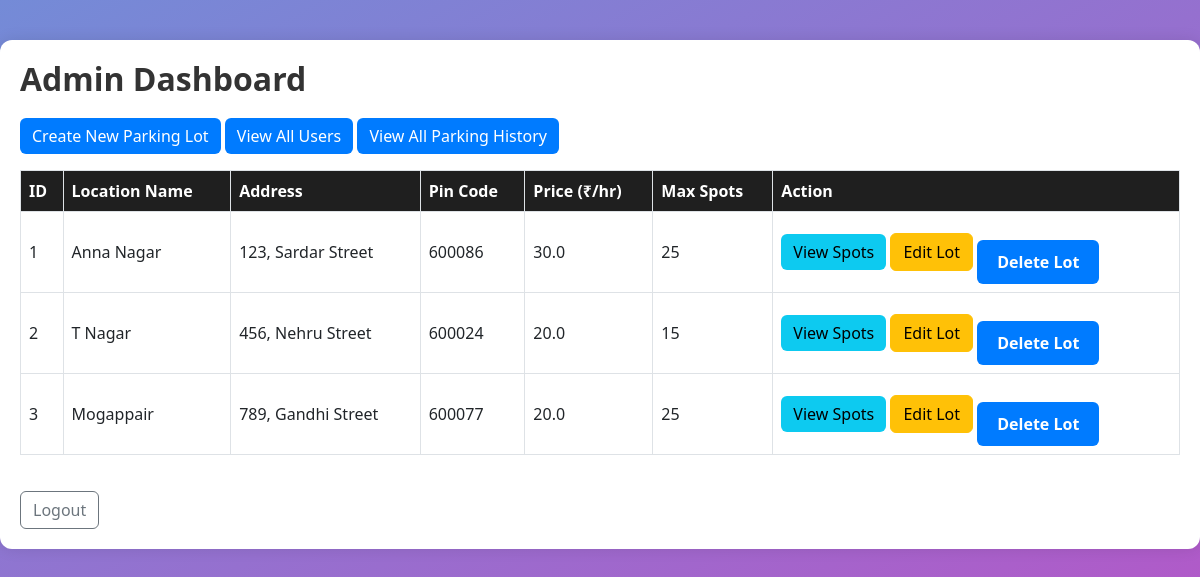
The app's page /admin/dashboard (signed in), older data.
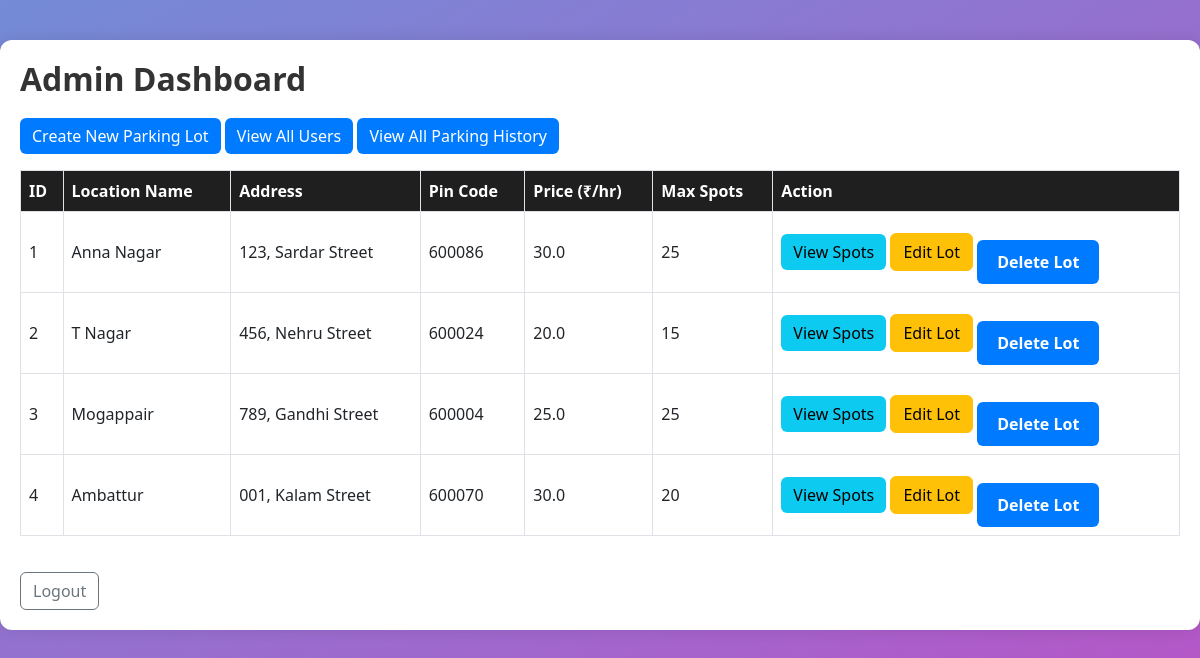
The same page, newer data.
### models/models.py (models this page shows)
class ParkingLot(db.Model):
    id = db.Column(db.Integer, primary_key=True)
    name = db.Column(db.String(100), nullable=False)
    address = db.Column(db.String(200), nullable=False)
    pin_code = db.Column(db.String(10), nullable=False)
    price = db.Column(db.Float, nullable=False)
    max_spots = db.Column(db.Integer, nullable=False)
    spots = db.relationship('ParkingSpot', backref='lot')

### app.py (the view)
@app.route('/admin/dashboard')
def admin_dashboard():
    if session.get('role') != 'admin':
        return redirect('/login')
    parking_lots = ParkingLot.query.all()
    return render_template('admin_dashboard.html', parking_lots=parking_lots)

### templates/admin_dashboard.html
{% set title = "Admin" %}
{% extends 'layout.html' %}
{% block content %}
<div class="container">
    <h2>Admin Dashboard</h2>
    <a href="{{ url_for('create_parking_lot') }}" class="btn btn-primary mb-3">Create New Parking Lot</a>
    <a href="{{ url_for('admin_view_users') }}" class="btn btn-primary mb-3">View All Users</a>
    <a href="{{ url_for('admin_history') }}" class="btn btn-primary mb-3">View All Parking History</a>
    <table class="table table-bordered">
        <thead>
            <tr>
                <th>ID</th>
                <th>Location Name</th>
                <th>Address</th>
                <th>Pin Code</th>
                <th>Price (₹/hr)</th>
                <th>Max Spots</th>
                <th>Action</th>
            </tr>
        </thead>
        <tbody>
            {% for lot in parking_lots %}
            <tr>
                <td>{{ lot.id }}</td>
                <td>{{ lot.name }}</td>
                <td>{{ lot.address }}</td>
                <td>{{ lot.pin_code }}</td>
                <td>{{ lot.price }}</td>
                <td>{{ lot.max_spots }}</td>
                <td>
                    <a href="{{ url_for('view_spots', lot_id=lot.id) }}" class="btn btn-info">View Spots</a>
                    <a href="{{ url_for('edit_lot', lot_id=lot.id) }}" class="btn btn-warning">Edit Lot</a>
                    <form method="POST" action="{{ url_for('delete_lot', lot_id=lot.id) }}" style="display:inline;">
                        <button type="submit" class="btn btn-danger" onclick="return confirm('Do you want to delete permanently?')">Delete Lot</button>
                    </form>
                </td>
            </tr>
            {% endfor %}
        </tbody>
    </table>
    <form action="{{ url_for('logout') }}" method="post">
        <button class="btn btn-outline-secondary logout-btn">Logout</button>
    </form>
</div>
{% endblock %}

Row changes from the older to the newer data that the page shows:
changed ParkingLot "Mogappair": pin_code "600077" → "600004"; price "20.0" → "25.0"
added ParkingLot: id "4", name "Ambattur", address "001, Kalam Street", pin_code "600070", price "30.0", max_spots "20"
